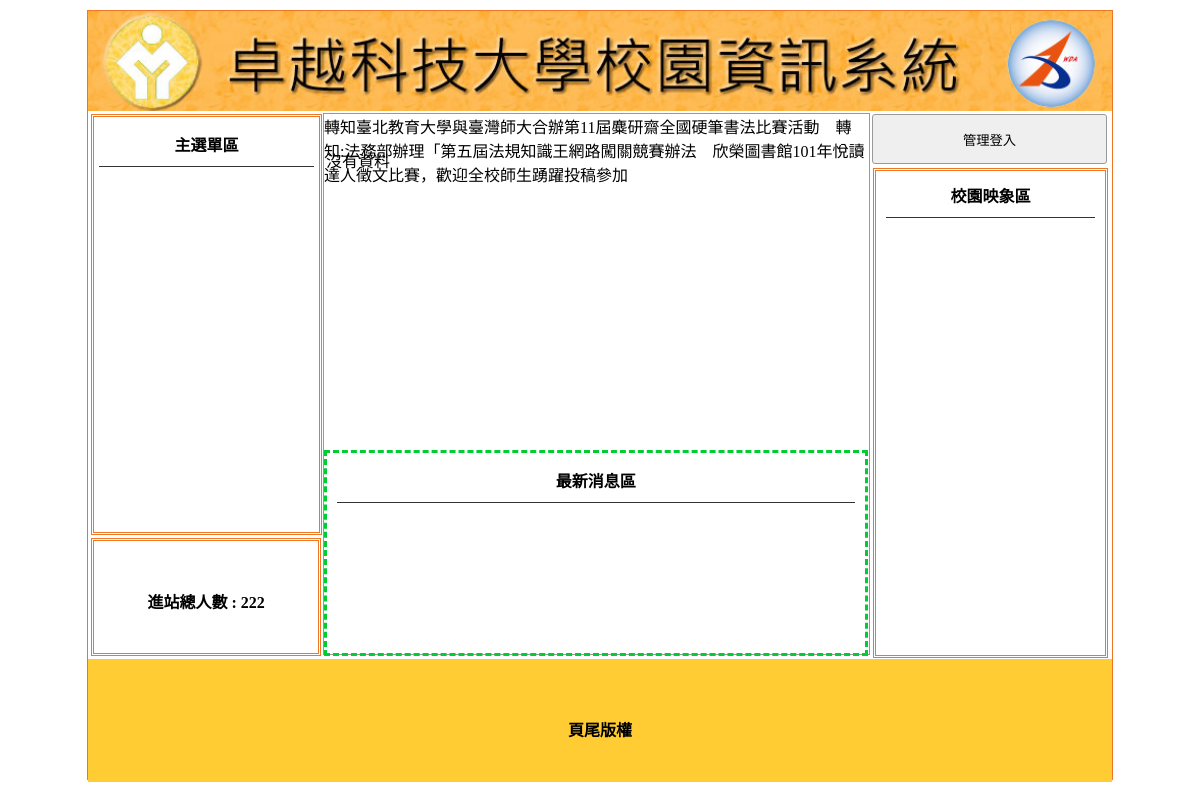
The page / on the database its author committed.
### tables this page shows
CREATE TABLE `title` (
  `id` int(10) UNSIGNED NOT NULL,
  `text` text NOT NULL,
  `img` text NOT NULL,
  `sh` int(1) UNSIGNED NOT NULL
);

CREATE TABLE `total` (
  `id` int(10) UNSIGNED NOT NULL,
  `total` int(10) UNSIGNED NOT NULL
);

CREATE TABLE `ad` (
  `id` int(10) UNSIGNED NOT NULL,
  `text` text NOT NULL,
  `sh` int(1) UNSIGNED NOT NULL
);

CREATE TABLE `bottom` (
  `id` int(10) UNSIGNED NOT NULL,
  `bottom` text NOT NULL
);

### api/db.php (called while the page is built, shortened)
<?php
class DB
{
    protected $dsn = "mysql:host=localhost;charset=utf8;dbname=db11";
    protected $pdo;
    protected $table;
    function __construct($table)
    {
        $this->table = $table;
        $this->pdo = new PDO($this->dsn, 'root', '');
    }
    function all(...$arg)
    {
        $sql = " SELECT * FROM `$this->table` ";
        if (isset($arg[0])) {
            if (is_array($arg[0])) {
                $where = $this->array2sql($arg[0]);
                $sql .= " WHERE " . join(" AND ", $where);
            } else {
                $sql .= $arg[0];
            }
        }
        return $this->pdo->query($sql)->fetchAll(PDO::FETCH_ASSOC);
    }
    function find($id)
    {
        $sql = " SELECT * FROM `$this->table` ";
        if (is_array($id)) {
            $where = $this->array2sql($id);
            $sql .= " WHERE " . join(" AND ", $where);
        } else {
            $sql .= " WHERE `id`='$id' ";
        }
        return $this->pdo->query($sql)->fetch(PDO::FETCH_ASSOC);
    }
    private function array2sql($array){
        $tmp=[];
        foreach($array as $key => $value){
            $tmp[]="`$key`='$value'";
        }
        return $tmp;
    }
}
$Title=new DB('title');
$Ad=new DB('ad');
$Total=new DB('total');
$Bottom=new DB('bottom');

### index.php (the view, shortened to what this page needs)
<?php
include_once "./api/db.php";
?>
<!DOCTYPE html PUBLIC "-//W3C//DTD XHTML 1.0 Transitional//EN" "http://www.w3.org/TR/xhtml1/DTD/xhtml1-transitional.dtd">
<html xmlns="http://www.w3.org/1999/xhtml">
<head>
	<link href="./css/css.css" rel="stylesheet" type="text/css">
</head>
<body>
	<div id="main">
		<?php
		$title=$Title->find(['sh'=>1]);
		?>
		<a title="<?= $title['text']; ?>" href="index.php">
			<div class="ti" style="background:url('upload/<?= $title['img']; ?>'); background-size:cover;"></div>
		</a>
		<div id="ms">
			<div id="lf" style="float:left;">
				<div id="menuput" class="dbor">
					<span class="t botli">主選單區</span>
				</div>
				<div class="dbor" style="margin:3px; width:95%; height:20%; line-height:100px;">
					<span class="t">進站總人數 :
						<?php
						$row=$Total->find(1);
						echo $row['total'];
						?>
					</span>
				</div>
			</div>
			<?php
			$do = $_GET['do'] ?? 'main';
			$file = "./front/" . $do . ".php";
			if (file_exists($file)) {
				include $file;
			} else {
				include "./front/main.php";
			}
			?>
			<div class="di di ad" style="height:540px; width:23%; padding:0px; margin-left:22px; float:left; ">
				<button style="width:100%; margin-left:auto; margin-right:auto; margin-top:2px; height:50px;" onclick="lo('?do=login')">管理登入</button>
				<div style="width:89%; height:480px;" class="dbor">
					<span class="t botli">校園映象區</span>
				</div>
			</div>
		</div>
		<div style="width:1024px; left:0px; position:relative; background:#FC3; margin-top:4px; height:123px; display:block;">
			<span class="t" style="line-height:123px;">
				<?php
				$row=$Bottom->find(1);
				echo $row['bottom'];
				?>
			</span>
		</div>
	</div>
</body>
</html>

### front/main.php (shortened to what this page needs)
<div class="di" style="height:540px; border:#999 1px solid; width:53.2%; margin:2px 0px 0px 0px; float:left; position:relative; left:20px;">
    <marquee scrolldelay="120" direction="left" style="position:absolute; width:100%; height:40px;">
        <?php
        $rows = $Ad->all(['sh' => 1]);
        foreach($rows as $row){
            echo $row['text']."&nbsp;&nbsp;&nbsp;&nbsp;";
        }
        ?>
    </marquee>
    <div style="height:32px; display:block;"></div>
    <div style="width:100%; padding:2px; height:290px;">
        <div id="mwww" loop="true" style="width:100%; height:100%;">
            <div>沒有資料</div>
        </div>
    </div>
    <div style="width:95%; padding:2px; height:190px; margin-top:10px; padding:5px 10px 5px 10px; border:#0C3 dashed 3px; position:relative;">
        <span class="t botli">最新消息區
        </span>
    </div>
</div>

### css/css.css (style rules this page uses)
body { padding: 0px; margin: 0px; }
#main { width: 1024px; height: 768px; margin: 10px auto 10px auto; border: #EE7728 1px solid; position: relative; }
.ti { width: 100%; height: 100px; position: relative; background-size: cover; background-repeat: no-repeat; }
.dbor { border: #EE7728 double 3px; margin: 1px; padding: 2px 10px 2px 10px; }
.t { font-weight: 800; display: block; text-align: center; padding: 10px 1px 10px 1px; }
.botli { border-bottom: #333 1px solid; }
#lf { height: 540px; width: 21%; display: inline-block; }
#menuput { width: 100%; height: 75%; position: relative; padding: 5px; display: block; margin: 3px; }
.di { display: inline-block; }
.ad { margin: 1px; padding: 2px 10px 2px 10px; }
input, button { border: #999 1px solid; border-radius: 3px; background: #EFEFEF; padding: 5px; margin: 3px; }

### rows shown on the page
title: img (picture)
total: total "222"
ad: text "轉知臺北教育大學與臺灣師大合辦第11屆麋研齋全國硬筆書法比賽活動"
ad: text "轉知:法務部辦理「第五屆法規知識王網路闖關競賽辦法"
ad: text "欣榮圖書館101年悅讀達人徵文比賽，歡迎全校師生踴躍投稿參加"
bottom: bottom "頁尾版權"
